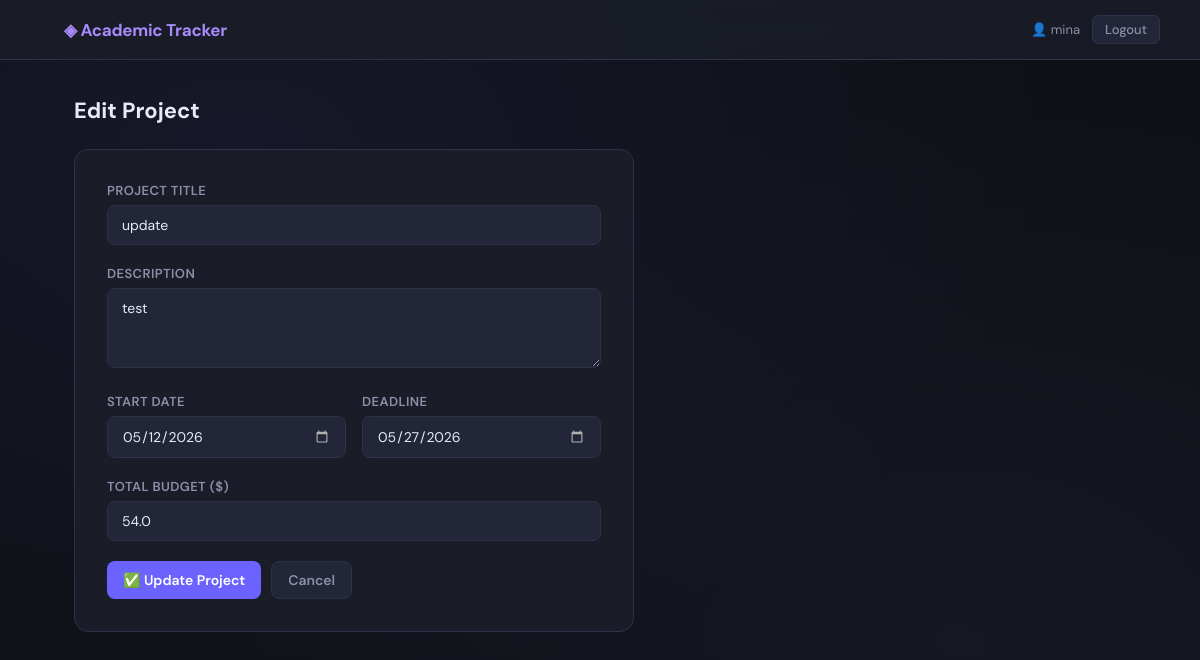
Screenshot of /edit_project/1 (signed in) with the database file from the repository.
### tables this page shows
CREATE TABLE projects (
    id INTEGER PRIMARY KEY AUTOINCREMENT,
    user_id INTEGER NOT NULL,
    title TEXT NOT NULL,
    description TEXT,
    start_date DATE NOT NULL,
    deadline DATE NOT NULL,
    budget REAL DEFAULT 0,
    FOREIGN KEY (user_id) REFERENCES users (id)
);

### app.py (the view, shortened to what this page needs)
@app.route('/edit_project/<int:project_id>', methods=('GET', 'POST'))
def edit_project(project_id):
    if 'user_id' not in session:
        return redirect(url_for('login'))
    db = get_db_connection()
    project = db.execute('SELECT * FROM projects WHERE id = ? AND user_id = ?',
                         (project_id, session['user_id'])).fetchone()
    if project is None:
        db.close()
        return redirect(url_for('home'))
    db.close()
    return render_template('edit_project.html', project=project)

### app.py (called while the page is built)
def get_db_connection():
    conn = sqlite3.connect('database.db')
    conn.row_factory = sqlite3.Row
    return conn

### templates/edit_project.html
{% extends 'base.html' %}
{% block content %}
<div class="page-header">
    <h2 class="page-title">Edit Project</h2>
</div>
<div class="form-card">
    <form method="post">
        <div class="form-group">
            <label class="form-label">Project Title</label>
            <input type="text" name="title" value="{{ project.title }}" required>
        </div>
        <div class="form-group">
            <label class="form-label">Description</label>
            <textarea name="description">{{ project.description }}</textarea>
        </div>
        <div style="display:grid; grid-template-columns:1fr 1fr; gap:16px;">
            <div class="form-group">
                <label class="form-label">Start Date</label>
                <input type="date" name="start_date" value="{{ project.start_date }}" required>
            </div>
            <div class="form-group">
                <label class="form-label">Deadline</label>
                <input type="date" name="deadline" value="{{ project.deadline }}" required>
            </div>
        </div>
        <div class="form-group">
            <label class="form-label">Total Budget ($)</label>
            <input type="number" step="0.01" name="budget" value="{{ project.budget }}">
        </div>
        <div style="display:flex; gap:10px; margin-top:8px;">
            <button type="submit" class="btn btn-primary">✅ Update Project</button>
            <a href="{{ url_for('home') }}" class="btn btn-ghost">Cancel</a>
        </div>
    </form>
</div>
{% endblock %}

### static/style.css (style rules this page uses)
:root { --bg: #0f1117; --surface: #1a1d27; --surface2: #222638; --border: #2e3248; --accent: #6c63ff; --accent2: #a78bfa; --green: #22c55e; --yellow: #f59e0b; --red: #ef4444; --text: #e8eaf6; --text-muted: #8b8fa8; --card-shadow: 0 4px 24px rgba(0,0,0,0.4); }
* { box-sizing: border-box; margin: 0; padding: 0; }
body { font-family: 'DM Sans', sans-serif; background-color: var(--bg); color: var(--text); min-height: 100vh; background-image: radial-gradient(ellipse at 20% 20%, rgba(108,99,255,0.08) 0%, transparent 60%), radial-gradient(ellipse at 80% 80%, rgba(167,139,250,0.05) 0%, transparent 60%); }
.page-header { display: flex; align-items: center; justify-content: space-between; margin-bottom: 24px; }
.page-title { font-size: 22px; font-weight: 700; color: var(--text); }
.btn { display: inline-flex; align-items: center; gap: 6px; padding: 9px 16px; border-radius: 8px; font-size: 14px; font-weight: 600; cursor: pointer; border: none; font-family: 'DM Sans', sans-serif; transition: all 0.2s; text-decoration: none; }
.btn-primary { background: var(--accent); color: white; }
.btn-ghost { background: var(--surface2); color: var(--text-muted); border: 1px solid var(--border); }
button, input[type="submit"] { font-family: 'DM Sans', sans-serif; }
.form-card { background: var(--surface); border: 1px solid var(--border); border-radius: 14px; padding: 32px; max-width: 560px; }
.form-group { margin-bottom: 20px; }
.form-label { display: block; font-size: 13px; font-weight: 600; color: var(--text-muted); margin-bottom: 6px; text-transform: uppercase; letter-spacing: 0.4px; }
input[type="text"], input[type="password"], input[type="number"], input[type="date"], textarea { width: 100%; background: var(--surface2); border: 1px solid var(--border); border-radius: 8px; padding: 10px 14px; color: var(--text); font-family: 'DM Sans', sans-serif; font-size: 14px; transition: border-color 0.2s; }
textarea { resize: vertical; min-height: 80px; }

### rows the page displays
projects: title "update", description "test", start_date "05/12/2026", deadline "05/27/2026", budget "54.0"

### other values shown
{{ session['username'] }} "mina"
